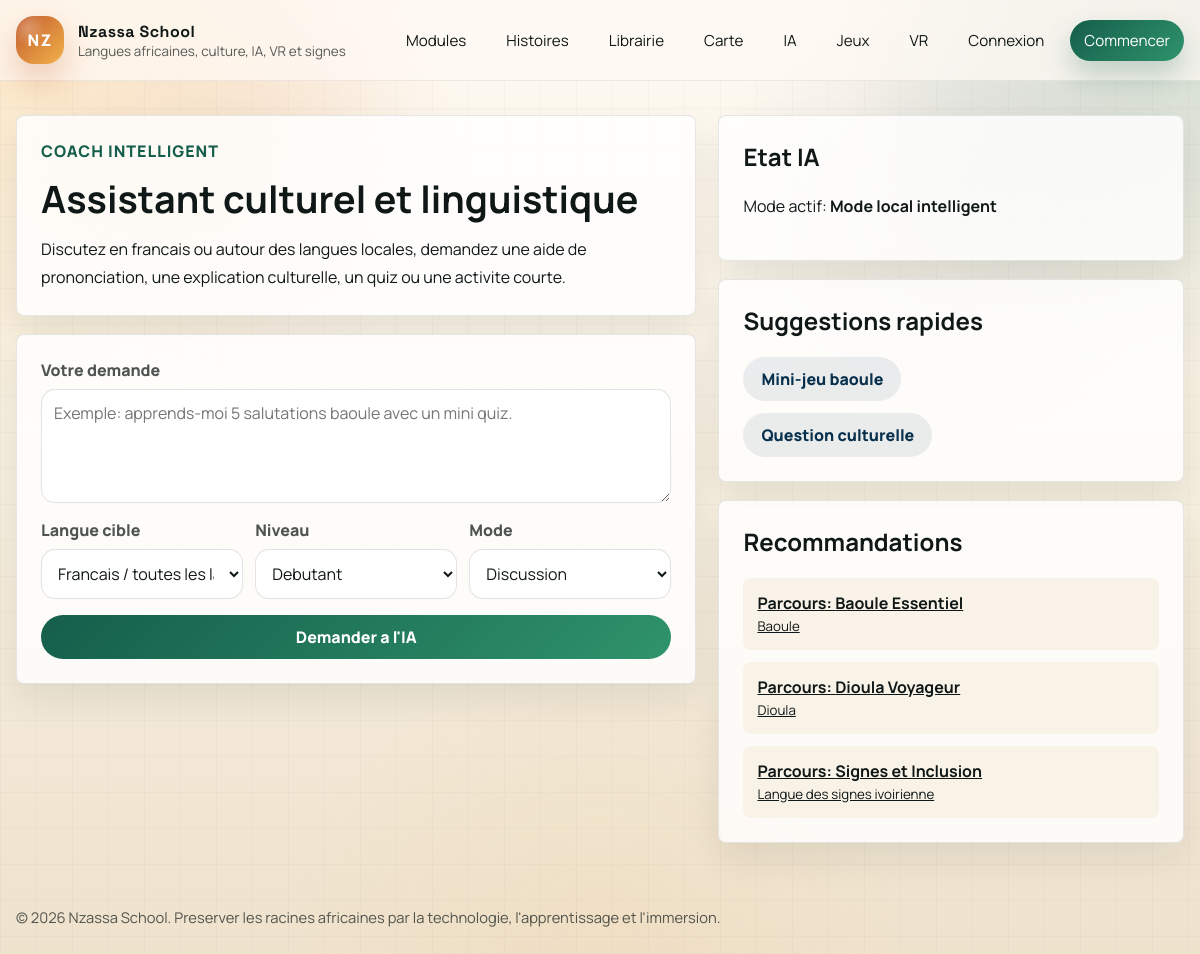
/assistant-culturel/, run on an earlier commit of the app's database.
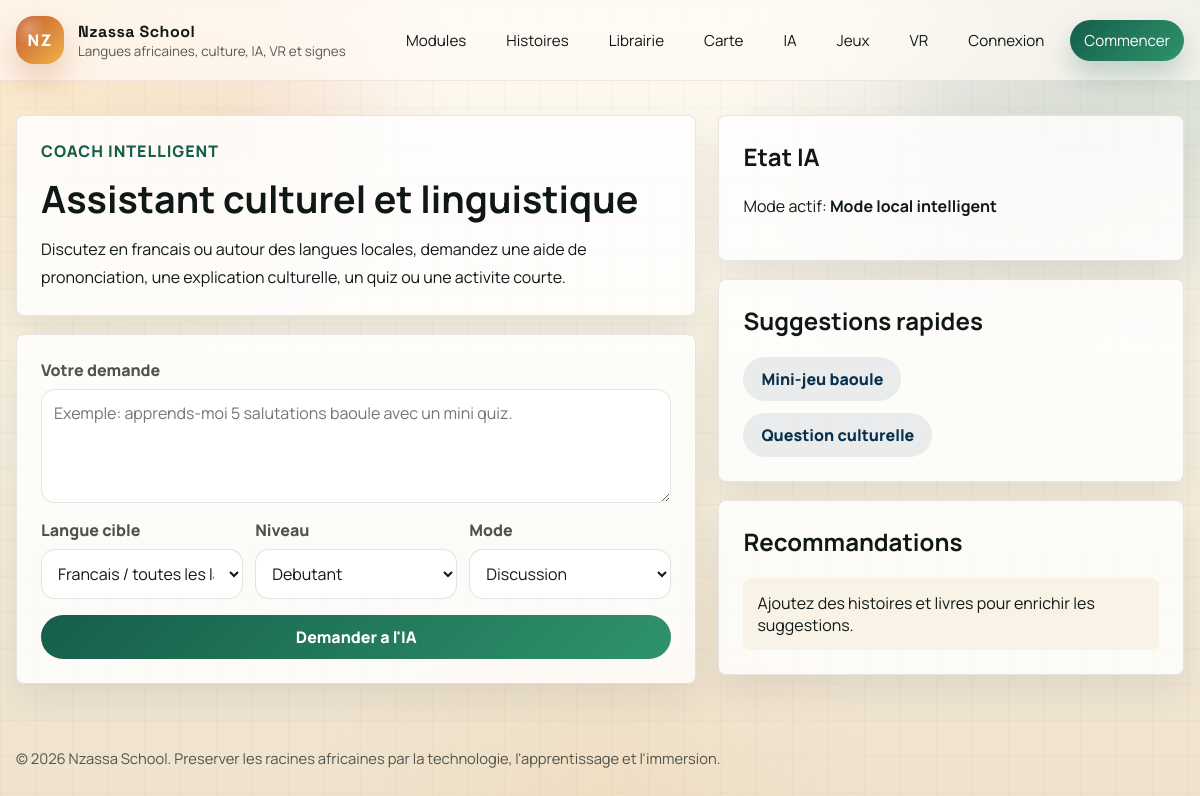
And on a later commit of the database.
### nzassa_app/models.py (models this page shows, shortened)
class Course(models.Model):
    FOCUS_CHOICES = [
        ("language", "Langue"),
        ("culture", "Culture"),
        ("sign", "Langue des signes"),
        ("vr", "Immersion VR"),
        ("ai", "Pratique IA"),
    ]
    language = models.ForeignKey(Language, on_delete=models.CASCADE, related_name="courses")
    title = models.CharField(max_length=180)
    slug = models.SlugField(max_length=200, unique=True, blank=True)
    short_description = models.CharField(max_length=240)
    description = models.TextField()
    focus = models.CharField(max_length=20, choices=FOCUS_CHOICES, default="language")
    level = models.CharField(max_length=40, default="Debutant")
    estimated_minutes = models.PositiveIntegerField(default=30)
    xp_reward = models.PositiveIntegerField(default=120)
    is_premium = models.BooleanField(default=False)
    is_published = models.BooleanField(default=True)
    created_at = models.DateTimeField(auto_now_add=True)
    class Meta:
        ordering = ["language__name", "title"]

class Language(models.Model):
    CATEGORY_CHOICES = [
        ("spoken", "Langue orale"),
        ("sign", "Langue des signes"),
    ]
    name = models.CharField(max_length=120, unique=True)
    slug = models.SlugField(max_length=140, unique=True, blank=True)
    code = models.CharField(max_length=20, unique=True)
    description = models.TextField(blank=True)
    category = models.CharField(max_length=20, choices=CATEGORY_CHOICES, default="spoken")
    difficulty = models.CharField(max_length=50, blank=True)
    is_premium = models.BooleanField(default=False)
    is_active = models.BooleanField(default=True)
    class Meta:
        ordering = ["name"]
    def __str__(self):
        return self.name

### nzassa_app/views.py (the view, shortened to what this page needs)
# urls.py: path("assistant-culturel/", cultural_ai, name="cultural_ai"),
def cultural_ai(request):
    profile = None
    initial = {"mode": "chat", "level": "beginner"}
    selected_language = None
    if request.user.is_authenticated:
        profile = get_or_create_profile(request.user)
        selected_language = profile.selected_language
        initial["target_language"] = selected_language
        initial["level"] = profile.level
    form = CulturalAIForm(request.POST or None, initial=initial)
    ai_result = None
    recommendations = build_ai_content_recommendations("", selected_language=selected_language)
    remote_ai_status = get_remote_ai_status()
    return render(
        request,
        "nzassa_app/cultural_ai.html",
        {
            "form": form,
            "ai_result": ai_result,
            "profile": profile,
            "recommendations": recommendations,
            "remote_ai_status": remote_ai_status,
        },
    )

### nzassa_app/forms.py
class CulturalAIForm(forms.Form):
    MODE_CHOICES = [
        ("chat", "Discussion"),
        ("language", "Langue locale"),
        ("culture", "Question culturelle"),
        ("quiz", "Quiz ou mini-jeu"),
    ]
    prompt = forms.CharField(
        label="Votre demande",
        widget=forms.Textarea(
            attrs={
                "rows": 4,
                "placeholder": "Exemple: apprends-moi 5 salutations baoule avec un mini quiz.",
            }
        ),
    )
    target_language = forms.ModelChoiceField(
        queryset=Language.objects.filter(is_active=True),
        required=False,
        empty_label="Francais / toutes les langues",
        label="Langue cible",
    )
    level = forms.ChoiceField(
        choices=NzassaRegistrationForm.base_fields["level"].choices,
        label="Niveau",
        required=True,
    )
    mode = forms.ChoiceField(choices=MODE_CHOICES, label="Mode")

### nzassa_app/ai_services.py (called while the page is built)
def get_requested_ai_provider():
    return (os.environ.get("NZASSA_AI_PROVIDER", NZASSA_AI_PROVIDER) or "auto").strip().lower()

### nzassa_app/templates/nzassa_app/cultural_ai.html (shortened to what this page needs)
{% extends "nzassa_app/base.html" %}
{% block content %}
<div class="ai-layout">
    <main class="ai-main">
        <section class="ai-hero">
            <p style="margin-top:0;color:var(--forest);font-weight:900;text-transform:uppercase;letter-spacing:0.06em;">Coach intelligent</p>
            <h1>Assistant culturel et linguistique</h1>
            <p style="line-height:1.75;margin-bottom:0;">
                Discutez en francais ou autour des langues locales, demandez une aide de prononciation, une explication culturelle, un quiz ou une activite courte.
            </p>
        </section>
        <form class="ai-form" method="post">
            <div class="field-group">
                <label for="{{ form.prompt.id_for_label }}">{{ form.prompt.label }}</label>
                {{ form.prompt }}
            </div>
            <div class="form-grid">
                <div class="field-group">
                    <label for="{{ form.target_language.id_for_label }}">{{ form.target_language.label }}</label>
                    {{ form.target_language }}
                </div>
                <div class="field-group">
                    <label for="{{ form.level.id_for_label }}">{{ form.level.label }}</label>
                    {{ form.level }}
                </div>
                <div class="field-group">
                    <label for="{{ form.mode.id_for_label }}">{{ form.mode.label }}</label>
                    {{ form.mode }}
                </div>
            </div>
            <button class="action-link" type="submit">Demander a l'IA</button>
        </form>
    </main>
    <aside class="ai-side">
        <section class="side-panel">
            <h2 style="margin-top:0;">Etat IA</h2>
            <p style="line-height:1.7;">
                Mode actif: <strong>{{ remote_ai_status.label }}</strong>
            </p>
        </section>
        <section class="side-panel">
            <h2 style="margin-top:0;">Suggestions rapides</h2>
            <div class="recommend-list">
                {% if ai_result %}
                    {% for suggestion in ai_result.suggestions %}
                        <form method="post">
                            {% csrf_token %}
                            <input type="hidden" name="prompt" value="{{ suggestion }}">
                            <input type="hidden" name="mode" value="chat">
                            <input type="hidden" name="level" value="{{ form.level.value|default:'beginner' }}">
                            <button class="action-link secondary" type="submit">{{ suggestion }}</button>
                        </form>
                    {% endfor %}
                {% else %}
                    <form method="post">
                        <button class="action-link secondary" type="submit">Mini-jeu baoule</button>
                    </form>
                    <form method="post">
                        <button class="action-link secondary" type="submit">Question culturelle</button>
                    </form>
                {% endif %}
            </div>
        </section>
        <section class="side-panel">
            <h2 style="margin-top:0;">Recommandations</h2>
            <div class="recommend-list">
                {% for course in recommendations.courses %}
                    <a class="recommend-item" href="{% url 'course_detail' course.slug %}">
                        <strong>Parcours: {{ course.title }}</strong>
                        <br><small>{{ course.language.name }}</small>
                    </a>
                {% empty %}
                    {% if not recommendations.stories and not recommendations.books %}
                        <div class="recommend-item">Ajoutez des histoires et livres pour enrichir les suggestions.</div>
                    {% endif %}
                {% endfor %}
            </div>
        </section>
    </aside>
</div>
{% endblock %}

What changed in the data, as far as the page shows it:
removed Course: title "Baoule Essentiel", language.name "Baoule"
removed Course: title "Dioula Voyageur", language.name "Dioula"
removed Course: title "Signes et Inclusion", language.name "Langue des signes ivoirienne"
Also different on the page:
text now shown: "Ajoutez des histoires et livres pour enrichir les suggestions."
